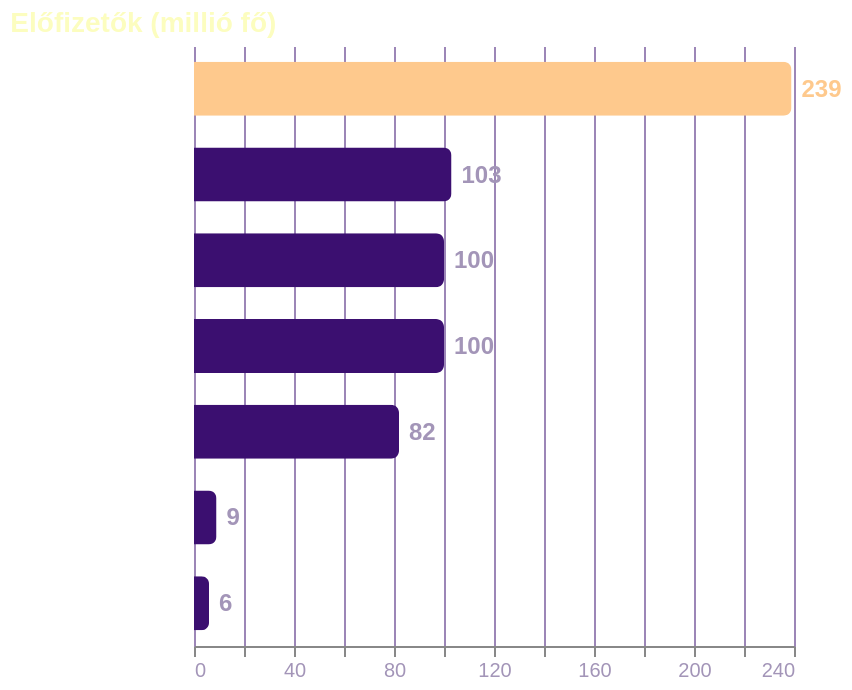

Source (Vega-Lite JSON):
### Vega-Lite specification from a JSON file in a GitHub repository (floating-point values rounded to 4 significant figures)
{"$schema": "https://vega.github.io/schema/vega-lite/v5.json", "title": {"text": "Előfizetők (millió fő)", "color": "#FCFDBF", "anchor": "start", "fontSize": 14}, "data": {"values": [{"a": "Spotify", "b": 239}, {"a": "Apple Music", "b": 100}, {"a": "Amazon Music", "b": 82}, {"a": "YouTube Music", "b": 100}, {"a": "Tencent Music", "b": 103}, {"a": "Deezer", "b": 9}, {"a": "Boomplay", "b": 6}]}, "width": "container", "height": 300, "background": "transparent", "encoding": {"y": {"field": "a", "type": "nominal", "sort": "-x", "title": null, "axis": {"labelColor": "#ffffff", "domain": false, "ticks": false, "labelFontSize": 12, "grid": false, "labelPadding": 10}}, "x": {"field": "b", "type": "quantitative", "title": null, "axis": {"grid": true, "gridColor": "#3B0F70", "gridOpacity": 0.5, "labelColor": "#a395b8"}}}, "layer": [{"mark": {"type": "bar", "cornerRadiusEnd": 4, "height": {"band": 0.7}}, "encoding": {"color": {"condition": {"test": "datum.a == 'Spotify'", "value": "#FEC98D"}, "value": "#3B0F70"}, "tooltip": [{"field": "a", "title": "Platform"}, {"field": "b", "title": "Millió"}]}}, {"mark": {"type": "text", "align": "left", "dx": 5, "fontWeight": "bold", "fontSize": 12}, "encoding": {"text": {"field": "b"}, "color": {"condition": {"test": "datum.a == 'Spotify'", "value": "#FEC98D"}, "value": "#a395b8"}}}], "config": {"view": {"stroke": null}}}
